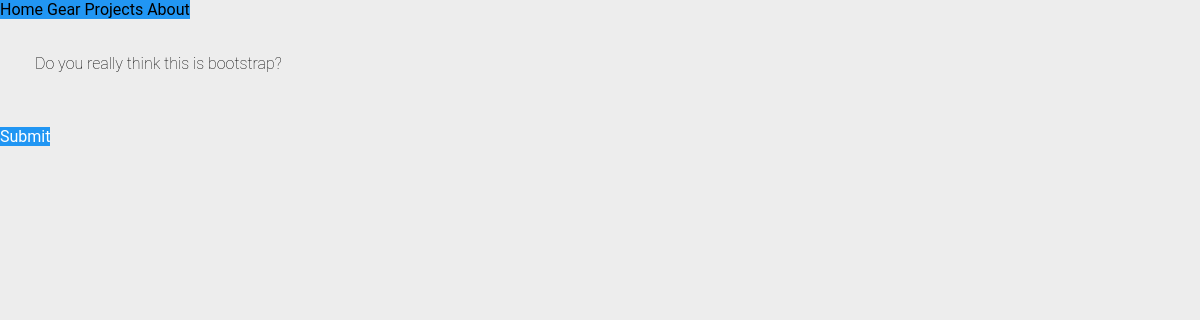
Before: /post/2/ with the older database file.
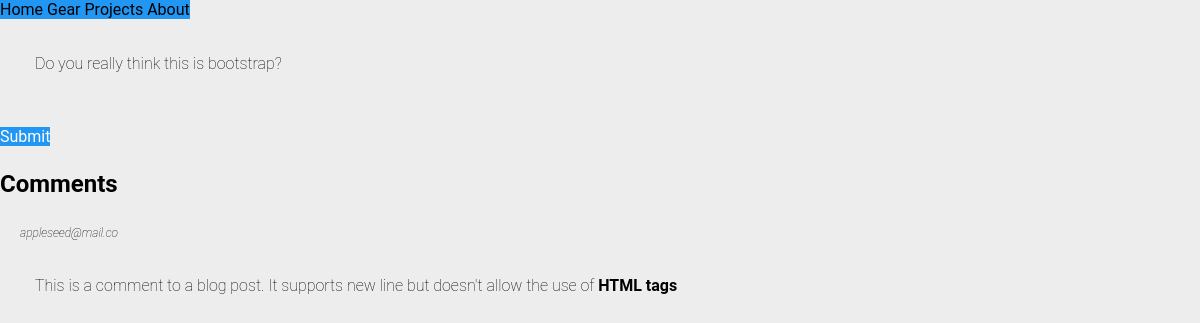
After: the same page with the newer database file.
### blog/models.py (models this page shows, shortened)
class Page(models.Model):
	page_index = models.IntegerField(default=0)
	name = models.CharField(max_length=200, unique=True)

class Article(models.Model):
	posttitle = models.TextField(default="Post")
	post = models.TextField()
	piclink = models.TextField(blank=True)
	pub_date = models.DateTimeField(auto_now_add=True)

class Comment(models.Model):
	name=models.CharField(max_length=20, blank=False)
	email=models.CharField(max_length=120, blank=False)
	text=models.CharField(max_length=512, blank=False)
	parent_article=models.ForeignKey('BlogPost', null=False)
	pub_date = models.DateTimeField(auto_now_add=True)

### blog/views.py (the view)
# urls.py: url(r'^post/(?P<post_id>[0-9]+)/?$', views.post, name='post'),
def post(request, post_id):
	pages_list= Page.objects.order_by('page_index')
	post = get_object_or_404(Post, pk=post_id)
	comments = Comment.objects.filter(parent_article=post_id)
	context = {'post': post, 'nothome': True, 'pages_list': pages_list, 'selectedtab': -1, 'comments' : comments}
	return render(request, 'blog/index.html', context)

### blog/templates/blog/index.html (shortened to what this page needs)
<!DOCTYPE html>
{% load staticfiles %}
<html>
<head>
</head>
<body onscroll="onHeaderScroll()">
    <div class="vertical layout center">
    <toolbar-element mtitle="SimpelBlog" sel="{{selectedtab}}">
		 <div id="tabsBar" class="flex center horizontal layout toolbar-tools">
		 <paper-tabs class="tbrtabs" selected="{{selectedtab}}">
				{% for i in pages_list %}
    			<paper-tab onclick="opendelay('/page/{{i.name}}')" noink="True">{{i.name}}</paper-tab>
    			{% endfor %}
		</paper-tabs>
		</div>
        </toolbar-element>
    {% autoescape off %}
    {% if post %}
    {% if post.piclink %}
        <photo-card
            picurl="{{ post.piclink }}"
            mtitle="{{ post.posttitle }}">
            <span class="posttext">{{ post.post }}</span>
            <div class="card-actions">
                <share-button></share-button>
            </div>
        </photo-card>
    {% else %}
        <tweaked-card
            mtitle="{{ post.posttitle }}">
            <span class="posttext">{{ post.post }}</span>
        </tweaked-card>
    {% endif %}
    <form is="iron-form" id="addcommentform" action="{% url 'postcomment' post.id %}" method="POST">
    <tweaked-card mtitle="Add comment">
		<div class="vertical layout">
		</div>
		<div class="card-actions">
			<paper-button class="submitbtn" raised onclick="document.getElementById('addcommentform').submit();">Submit</paper-card>
		</div>
	</tweaked-card>
    </form>
    {%if comments %}
    	<p class="posttitle">Comments</p>
    	{% for comment in comments %}
		<tweaked-card
            mtitle="{{ comment.name }}">
            <span class="commentmail">{{ comment.email }}</span>
            <p class="posttext">{{ comment.text }}</p>
        </tweaked-card>
        {% endfor %}
    {% endif %}
    {% endif %}
    {% endautoescape %}
        </div>
</body>
</html>

### blog/static/theme.css (style rules this page uses)
body { background-color: #EDEDED; padding: 0 auto; margin: 0 auto; font-family: Roboto, Arial, sans-serif; font-size: 12pt; }
.posttitle { font-size: 18pt; font-weight: bold; }
.posttext { display: block; font-size: 12pt; margin: 35px; font-weight: lighter; text-align: justify; }
.commentmail { font-size: 9pt; margin: 0 20px 20px 20px; font-weight: lighter; font-style: oblique; text-align: left; }
.tbrtabs { background-color: #2196F3; width: 100%; padding: 0; margin: 0; }
#tabsBar { width: 100%; z-index: 999; }
.submitbtn { background-color: #2196F3; color: white; }

Changed rows visible on the page:
added Comment: email "appleseed@mail.co", text "This is a comment to a blog post. It supports new line but doesn't allow the use of HTML tags"
Other visible differences:
text now shown: "Comments"
